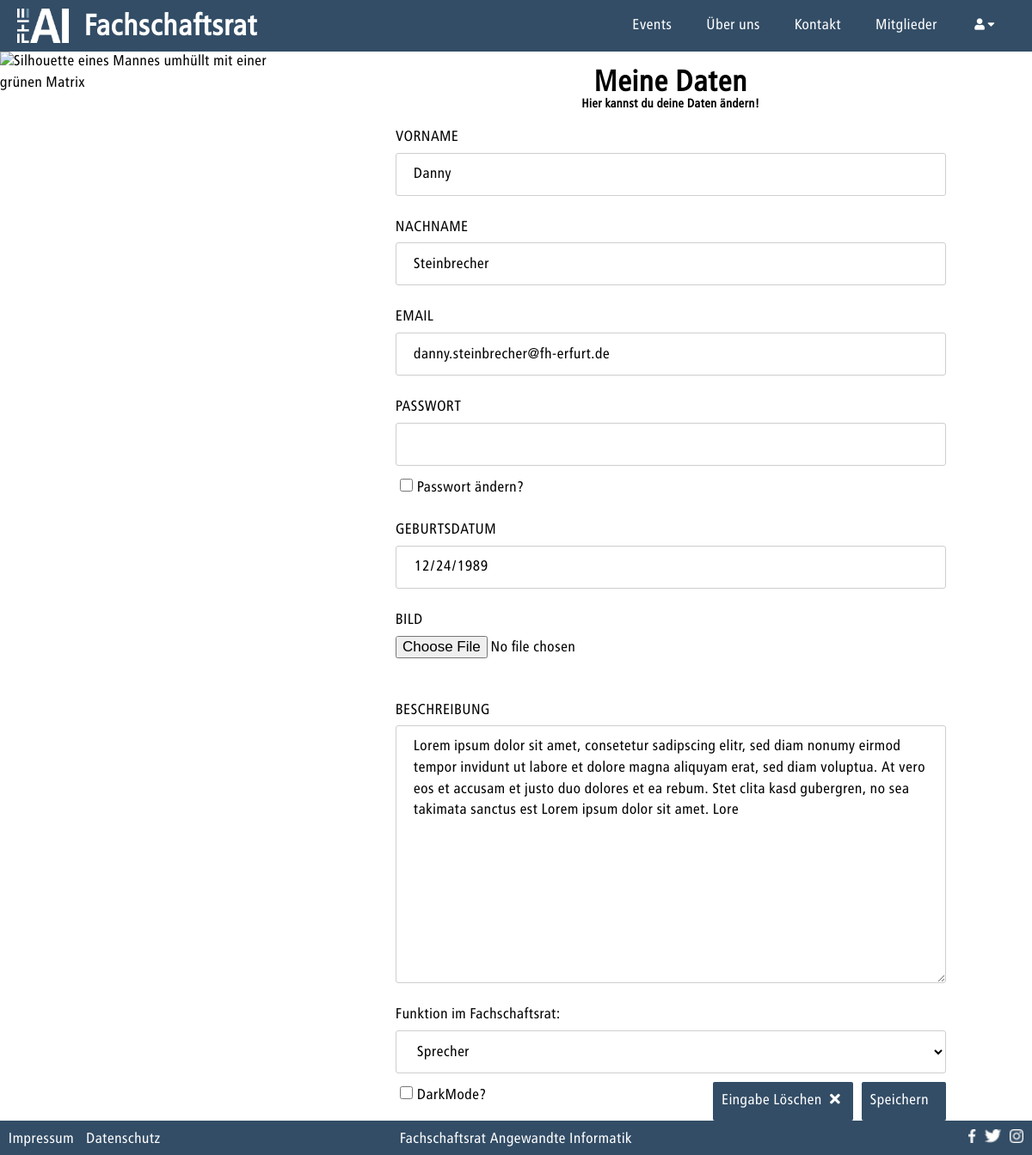
Page /index.php/?c=user&a=profil (signed in) on the committed database.
### tables this page shows
CREATE TABLE IF NOT EXISTS `USER` (
  `ID` INT NOT NULL AUTO_INCREMENT,
  `CREATED_AT` TIMESTAMP NOT NULL DEFAULT CURRENT_TIMESTAMP,
  `UPDATED_AT` TIMESTAMP NULL DEFAULT NULL ON UPDATE CURRENT_TIMESTAMP,
  `FIRSTNAME` VARCHAR(21) NOT NULL,
  `LASTNAME` VARCHAR(24) NOT NULL,
  `DATE_OF_BIRTH` DATE NOT NULL,
  `DESCRIPTION` TEXT NULL,
  `PICTURE` VARCHAR(28) NULL,
  `EMAIL` VARCHAR(62) NOT NULL,
  `PASSWORD` VARCHAR(60) NOT NULL,
  `ROLE_ID` INT NOT NULL,
  PRIMARY KEY (`ID`),
  INDEX `fk_USER_ROLE1_idx` (`ROLE_ID` ASC),
  UNIQUE INDEX `EMAIL_UNIQUE` (`EMAIL` ASC),
  CONSTRAINT `fk_USER_ROLE1`
    FOREIGN KEY (`ROLE_ID`)
    REFERENCES `ROLE` (`ID`)
    ON DELETE NO ACTION
    ON UPDATE NO ACTION);

### models/user.class.php (called while the page is built, shortened)
<?php
class User extends BaseModel
{
    public static function findUserBySessionUserID(){
        if(isset($_SESSION['loggedIn']) && $_SESSION['loggedIn'] == true) {
            $where = 'ID = ' . $_SESSION['userId'];
            return self::findOne($where);
        }else{
            return null;
        }
    }
    public static function checkUserPermissionForPage($roleIdWithPermission){
        $user = User::findUserBySessionUserID();
        if($user  != null) {
            if (is_array($roleIdWithPermission)) {
                foreach ($roleIdWithPermission as $index) {
                    if ($user['ROLE_ID'] == $index) {
                        return true;
                    }
                }
            } else {
                if ($user['ROLE_ID'] == $roleIdWithPermission) {
                    return true;
                }
            }
        }
        return false;
    }
    public static function generateUserProfilInformations(){
        if(isset($_GET['userId'])){
            $accessUser = role::ADMIN;
            $where = 'ID = ' . $_GET['userId'];
            $user = User::findOne($where);
            $userRole = role::ADMIN;
            $userInformation = '&userId='.$_GET['userId'];
            $title = 'Nutzer Ändern';
            $colorModeChecked = '';
            $action = 'userManagement';
            $pageTopic = self::getFullName($user['FIRSTNAME'], $user['LASTNAME']);
            $pageSubTopic = '';
        }else{
            $accessUser = [role::ADMIN, role::MEMBER, role::USER];
            $where = 'ID = ' . $_SESSION['userId'];
            $user = User::findOne($where);
            $userRole = $user['ROLE_ID'];
            $userInformation = '';
            $title = 'Profil';
            $pageTopic = 'Meine Daten';
            $pageSubTopic = 'Hier kannst du deine Daten ändern!';
            if (isset($_COOKIE['colorMode']) && $_COOKIE['colorMode'] == true) {
                $colorModeChecked = 'checked';
            }else{
                $colorModeChecked = '';
            }
            $action = 'profil';
        }
        $errorMessage = '';
        $userFunction =\FSR_AI\MemberHistory::generateActualMemberHistory($user['ID'])['FUNCTION_FSR_ID'];
        $allRoles = Role::find();
        $allFunctions = Function_FSR::find();
        return $paramsInformations = [
            'userProfil'        => $user,
            'accessUser'        => $accessUser,
            'userRole'          => $userRole,
            'userInformation'   => $userInformation,
            'title'             => $title,
            'colorModeChecked'  => $colorModeChecked,
            'errorMessage'      => $errorMessage,
            'userFunction'      => $userFunction,
            'allRoles'          => $allRoles,
            'allFunctions'      => $allFunctions,
            'pageTopic'         => $pageTopic,
            'pageSubTopic'      => $pageSubTopic,
            'action'            => $action
        ];
    }
}

### models/baseModel.class.php (called while the page is built, shortened)
<?php
abstract class BaseModel{
    public static function tablename(){
        $class = get_called_class();
        if(defined($class.'::TABLENAME')) {
            return $class::TABLENAME;
        }
        return null;
    }
    public static function find($where = '', $viewName = null, $orderBy = ''){
        $db  = $GLOBALS['db'];
        $result = null;
        try {
            if(!$viewName) {
               $viewName = self::tablename();
            }
            $sql = 'SELECT * FROM ' . $viewName;
            $sql .= ' '.$orderBy;
            $result = $db->query($sql)->fetchAll();
        }
        catch(PDOException $e) {
            $message = 'Select statment failed: ' . $e->getMessage();
            error_to_logFile($message);
            die($message);
        }
        return $result;
    }
    public static function findOne($where = ''){
        $db  = $GLOBALS['db'];
        $result = null;
        try{
            $sql = 'SELECT * FROM ' . self::tablename();
            if(!empty($where)){
                $sql .= ' WHERE ' . $where .  ';';
            }
            $result = $db->query($sql)->fetch();
        }
        catch(PDOException $e){
            $message = 'Select statment failed: ' . $e->getMessage();
            error_to_logFile($message);
            die($message);
        }
        return $result;
    }
}

### controller/user_controller.php (called while the page is built, shortened)
<?php
class UserController extends Controller{
    public function actionProfil(){
        $userProfilInformations = User::generateUserProfilInformations();
        User::checkUserPermissionForPage($userProfilInformations['accessUser']);
    }
}

### models/memberHistory.class.php (called while the page is built, shortened)
<?php
class MemberHistory extends BaseModel{
    public static function generateActualMemberHistory($userID){
        return self::findOne('MEMBER_ID = '. $userID . ' and END_DATE is null');
    }
}

### views/pages/profil.php (the view, shortened to what this page needs)
<div class="SitePicture" id="fadeInImg">
    <img class="center" src="<?=PAGE_IMAGE_PATH.'matrix.jpg'?>" alt = "Silhouette  eines Mannes umhüllt mit einer grünen Matrix">
</div>
<div class="Content" id="fadeIn">
    <form autocomplete= "off" action="?c=user&a=profil<?=$userInformation?>" method="post" enctype="multipart/form-data" >
        <h1><?=$pageTopic?></h1>
        <h5><?=$pageSubTopic?></h5>
        <div class="input">
            <label for="firstnameProfil">VORNAME </label>
            <input type = "text" id="firstnameProfil" name="firstnameProfil" required
               value = "<?=isset($_POST['firstnameProfil']) ? htmlspecialchars($_POST['firstnameProfil']) : htmlspecialchars($userProfil['FIRSTNAME'])?>">
        </div>
        <div class="input">
            <label for="lastnameProfil">NACHNAME </label>
            <input type = "text" id="lastnameProfil" name="lastnameProfil" required
               value = "<?=isset($_POST['lastnameProfil']) ? htmlspecialchars($_POST['lastnameProfil']) : htmlspecialchars($userProfil['LASTNAME'])?>">
        </div>
        <div class="input">
            <label for="emailProfil">EMAIL </label>
            <input type = "email" id="emailProfil" name="emailProfil"
               value = "<?=isset($_POST['emailProfil']) ? htmlspecialchars($_POST['emailProfil']) : htmlspecialchars($userProfil['EMAIL'])?>">
        </div>
        <? if($userProfil['ID'] === $_SESSION['userId']){?>
        <div class="input">
            <label for="passwordProfil">PASSWORT </label>
            <input type = "password" id="passwordProfil" name="passwordProfil">
        </div>
        <div class="checkBox">
            <input type="checkbox" name="changePasswordCheckbox" id="changePasswordCheckbox">
            <label for="changePasswordCheckbox">Passwort ändern? </label>
        </div>
        <? } ?>
        <div class="input">
            <label for="dateOfBirthProfil">GEBURTSDATUM </label>
            <input type = "date" id="dateOfBirthProfil" name="dateOfBirthProfil"
               value = "<?=isset($_POST['dateOfBirthProfil']) ? htmlspecialchars($_POST['dateOfBirthProfil']) : htmlspecialchars($userProfil['DATE_OF_BIRTH'])?>">
        </div>
        <? if($userRole == role::ADMIN ||  $userRole == role::MEMBER){ ?>
        <div class="input">
            <label for="pictureProfil">BILD </label>
            <input type = "file"  accept=".jpg, .jpeg, .png" id="pictureProfil" name="pictureProfil">
        </div>
        <div class="input">
            <label for="descriptionProfil">BESCHREIBUNG  </label>
            <textarea name="descriptionProfil" id="descriptionProfil" cols="44" rows="5"><?=isset($_POST['descriptionProfil']) ? htmlspecialchars($_POST['descriptionProfil']) : htmlspecialchars($userProfil['DESCRIPTION'])?></textarea>
        </div>
        <? } ?>
        <? if($userRole == role::ADMIN){?>
            <div class="input">
                <label for="functionFSRProfil">Funktion im Fachschaftsrat:</label><br>
                <select name="functionFSRProfil" id="functionFSRProfil">
                    <? foreach ($allFunctions as $function) { ?>
                    <option value= <?=$function['ID']?> <?=($userFunction == $function['ID']) ? 'selected' : ''?> ><?=$function['NAME']?></option>
                    <? } ?>
                </select>
            </div>
        <? } ?>
        <? if($userProfil['ID'] === $_SESSION['userId']){?>
        <div class="checkBox">
            <input type="checkbox" name="colorCheckbox" id="colorCheckbox" <?=$colorModeChecked?> >
            <label for="colorCheckbox">DarkMode? </label>
        </div>
        <? } ?>
        <button type="submit" name="submitProfil" id="submitProfil">Speichern<i class="fa fa-floppy-o" aria-hidden="true"></i></button>
        <button type="reset"> Eingabe Löschen <i class="fa fa-times" aria-hidden="true"></i> </button>
    </form>
</div>

### rows in the picture
user: firstnameProfil "Danny", lastnameProfil "Steinbrecher", emailProfil "danny.steinbrecher@fh-erfurt.de", dateOfBirthProfil "12/24/1989", descriptionProfil "Lorem ipsum dolor sit amet, consetetur sadipscing elitr, sed diam nonumy eirmod tempor invidunt ut labore et dolore magna aliquyam erat, sed diam voluptua. At vero eos et accusam et justo duo dolores et ea rebum. Stet clita kasd gubergren, no sea takimata sanctus est Lorem ipsum dolor sit amet. Lore"

### other values in the picture
$pageTopic "Meine Daten"
$pageSubTopic "Hier kannst du deine Daten ändern!"
form field functionFSRProfil "Sprecher"
